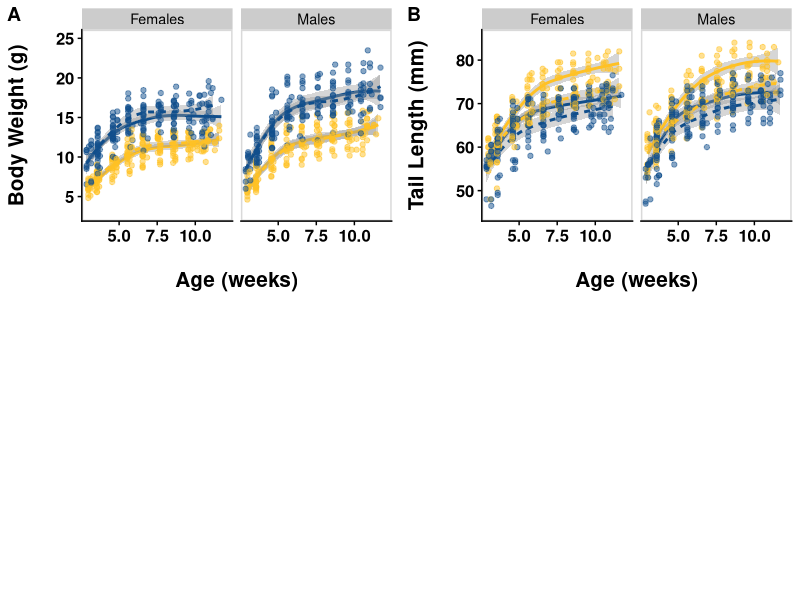

Reproduce this figure in R.
#!/usr/bin/env Rscript --vanilla

# name: weekly_phenotypes_graphed.R
#
# Plot evolved and plastic differences in weekly body weights and tail lengths
#
# input:
#       - data/raw/WeeklyMetaData
# output:
#       - results/figures/WeeklyPhenotypes

# Clear R environment and load libraries
rm(list = ls())
library(tidyverse)
library(here)
library(cowplot)


# Read in data
WeeklyMetaData <- read_csv(here("data/raw/WeeklyMetaData.csv")) %>%
  select(-DOB, -DateMeasured) %>%
  filter(Population == "BRAZIL" | Population == "NEW_YORK") %>%
  #filter(Age_weeks > 3) %>%  #NY lines sometimes were weaned & measured slightly before 3 weeks
  filter(Age_weeks < 12) %>%
  mutate(Sex = fct_recode(Sex, "Females" = "F", "Males" = "M")) %>% # spells out males and females
  mutate(Environment = fct_relevel(Environment,
                                   "RT", "COLD" )) # puts RT before COLD

# Clean data of any weird spaces, etc.
WeeklyMetaData[] <- lapply(WeeklyMetaData, function(x) if(is.factor(x)) factor(x) else x)


#### Plot reaction norms of BW and TL at weaning/3.5 weeks and end of experiment/11 weeks ####
# These plots will be combined with the weekly plots - data from PD sheet


#### Plot all lines by sex ####
# Males only
# MaleData <- WeeklyMetaData %>%
#   filter(Sex =="M")

BodyWeight <-
  ggplot(data=WeeklyMetaData, aes(x=Age_weeks, y= BodyWeight_g, color=Population)) +
  geom_smooth(aes(linetype=Environment, color=Population), size=1, method="loess") + #std error
  geom_point(position = position_dodge(0.1), size=1.5, alpha=0.5) +
  scale_color_manual(values=c("goldenrod1","dodgerblue4")) +
  coord_cartesian(xlim = c(3,12), ylim = c(3,25)) +
  facet_grid(. ~ Sex) +
  theme_half_open(12) +
  panel_border() +
  theme(panel.grid.minor = element_blank(), axis.line = element_line(colour = "black"),
        axis.title.x = element_text(margin = margin(t = 20), size = 15, face = "bold"),
        axis.title.y = element_text(margin = margin(r = 20), size = 15, face = "bold"),
        axis.text.x = element_text(size = 12, face = "bold", color = "black"),
        axis.text.y = element_text(size = 12, face = "bold", color = "black"),
        #legend.title = element_blank(),
        legend.position = "none",
       # legend.key.size = unit(1.5, "cm"),
       # legend.text = element_text(size=15),
        #legend.key = element_rect(fill = "transparent"),
        plot.title = element_text(size = 20, face = "bold", hjust = 0.5)) +
  labs(x = "Age (weeks)", y = "Body Weight (g)")

TailLength <-
  ggplot(data=WeeklyMetaData, aes(x=Age_weeks, y=TailLength_mm, color=Population)) +
  geom_smooth(aes(linetype=Environment, color=Population), size=1, method="loess") + #std error
  geom_point(position = position_dodge(0.1), size=1.5, alpha=0.5) +
  scale_color_manual(values=c("goldenrod1","dodgerblue4")) +
  coord_cartesian(xlim = c(3,12), ylim = c(45,85)) +
  facet_grid(. ~ Sex) +
  theme_half_open(12) +
  panel_border() +
  theme(panel.grid.minor = element_blank(), axis.line = element_line(colour = "black"),
        axis.title.x = element_text(margin = margin(t = 20), size = 15, face = "bold"),
        axis.title.y = element_text(margin = margin(r = 20), size = 15, face = "bold"),
        axis.text.x = element_text(size = 12, face = "bold", color = "black"),
        axis.text.y = element_text(size = 12, face = "bold", color = "black"),
        #legend.title = element_blank(),
        legend.position = "none",
        # legend.key.size = unit(1.5, "cm"),
        # legend.text = element_text(size=15),
        #legend.key = element_rect(fill = "transparent"),
        plot.title = element_text(size = 20, face = "bold", hjust = 0.5)) +
  labs(x = "Age (weeks)", y = "Tail Length (mm)")

plot_grid(BodyWeight, TailLength, labels = c('A', 'B'), ncol = 2, nrow = 2)


#### Load PostDissection datasheet ####
# Read in data
PDMetaData <- read_csv(here("data/raw/PostDissection.csv")) %>%
  select(Population, Generation, Line, Mouse_ID, Sex, Environment, BodyWeight_g, WeaningBodyWeight_g, WeaningTailLength_mm, StartExpBodyWeight_g, StartExpTailLength_mm, FinalTailLength_mm) %>%
  filter(Population == "BRAZIL" | Population == "NEW_YORK") %>%
  mutate(Sex = fct_recode(Sex, "Females" = "F", "Males" = "M")) %>% # spells out males and females
  mutate(Environment = fct_relevel(Environment,
                                   "RT", "COLD" )) # puts RT before COLD

# Clean data of any weird spaces, etc.
PDMetaData[] <- lapply(PDMetaData, function(x) if(is.factor(x)) factor(x) else x)
